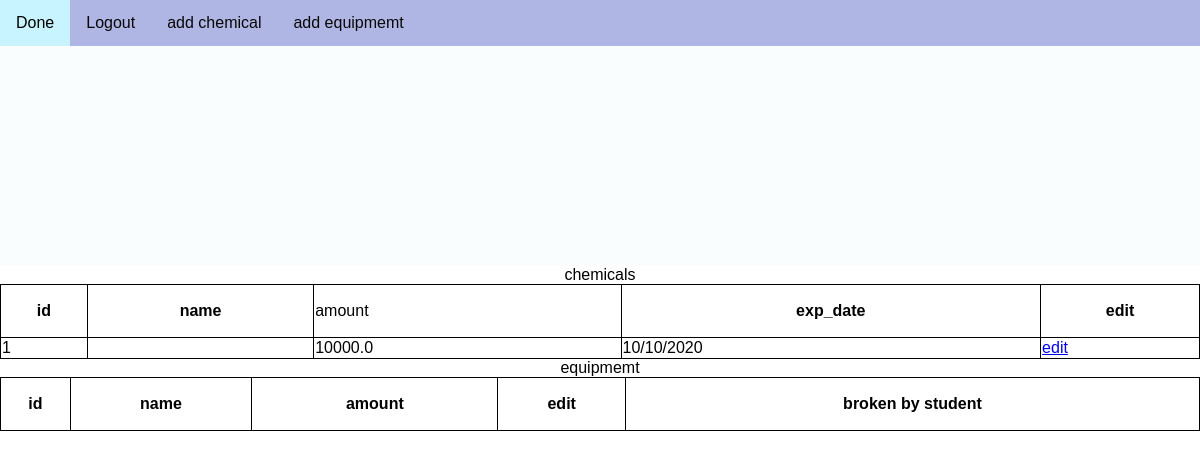
Screenshot of /chem/edit (signed in) with the database file from the repository.
### chem_lab/models.py (models this page shows)
class chem_con(models.Model):
    consumable_id = models.IntegerField(primary_key=True)
    chem_names = models.CharField(max_length=50)
    chem_amount = models.FloatField()
    exp_date = models.CharField(max_length=50)

### chem_lab/views.py (the view)
# urls.py: path('/edit', views.display, name="edit"),
def edit(request):
    if request.user.groups.filter(name__in=['chem_member']):
        items = chem_con.objects.all()
        loc = 'chemistry lab'
        items2=chem_eq.objects.all()
        return render(request,'chem_lab/edit.html',locals())

### chem_lab/templates/chem_lab/edit.html (shortened to what this page needs)
{% extends "base.html" %}
{% block content %}
<body>
<div class="topnav">
  <a href="/chem">Done</a>
    <a href="/logout">Logout</a>
     <a href="add_con">add chemical</a>
      <a href="add_eq">add equipmemt</a>
</div>
<div class="content" >
</div>
<table class = "table table-hover">
  <caption>chemicals</caption>
  <thead>
    <tr>
      <th>id</th>
      <th>name</th>
      <td>amount</td>
      <th>exp_date</th>
      <th>edit</th>
    </tr>
  </thead>
  <tbody>
    {% for item in items %}
      <tr>
        <td>{{item.consumable_id}}</td>
        <td>{{item.chem_name}}</td>
        <td>{{item.chem_amount}}</td>
        <td>{{item.exp_date}}</td>
        <td>
          <a href={% url 'chem_lab:editcon' item.consumable_id  %} class = "btn btn-warnning btn-sml" role = "button">edit</a>
        </td>
      </tr>
    {% endfor %}
  </tbody>
</table>
<table class="table table-hover">
  <caption>equipmemt</caption>
<thead>
<tr>
  <th>id</th>
  <th>name</th>
  <th>amount</th>
  <th>edit</th>
  <th>broken by student</th>
</tr>
</thead>
</table>
</body>
</html>
{% endblock content %}

### bio_lab/templates/base.html (style rules this page uses)
table, td, th { border: 1px solid black; }
table { border-collapse: collapse; width: 100%; }
th { height: 50px; }
body { margin: 0; font-family: Arial, Helvetica, sans-serif; }
.topnav { overflow: hidden; background-color: #b0b6e3; }
.topnav a { float: left; display: block; color: #080808; text-align: center; padding: 14px 16px; text-decoration: none; }
.content { background-color: #fafdfe; padding: 10px; height: 200px; }

### rows the page displays
chem_con: consumable_id "1", chem_amount "10000.0", exp_date "10/10/2020"
